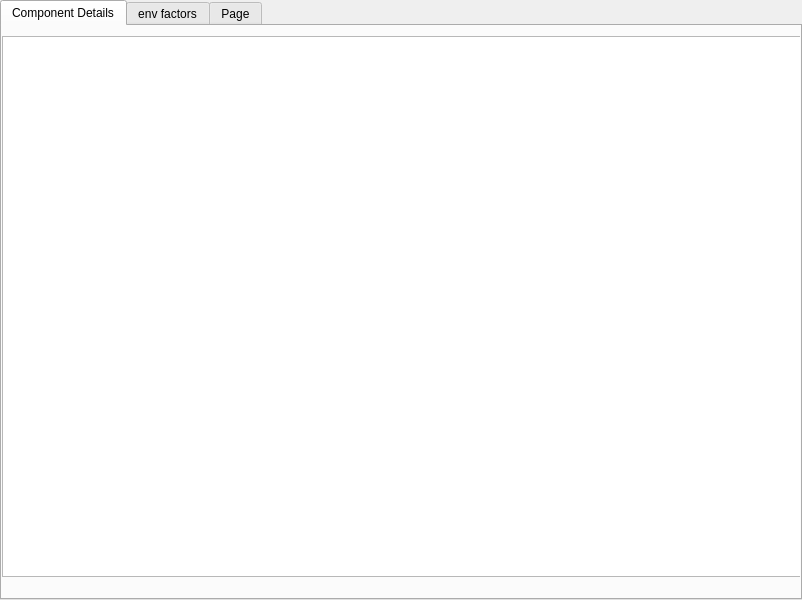
<?xml version="1.0" encoding="UTF-8"?>
<ui version="4.0">
 <class>TabWidget</class>
 <widget class="QTabWidget" name="TabWidget">
  <property name="geometry">
   <rect>
    <x>0</x>
    <y>0</y>
    <width>802</width>
    <height>600</height>
   </rect>
  </property>
  <property name="windowTitle">
   <string>TabWidget</string>
  </property>
  <property name="styleSheet">
   <string notr="true">align: left</string>
  </property>
  <property name="currentIndex">
   <number>0</number>
  </property>
  <widget class="QWidget" name="tab">
   <attribute name="title">
    <string>Component Details</string>
   </attribute>
   <widget class="QTableView" name="tableView_2">
    <property name="geometry">
     <rect>
      <x>0</x>
      <y>10</y>
      <width>881</width>
      <height>541</height>
     </rect>
    </property>
   </widget>
  </widget>
  <widget class="QWidget" name="tab">
   <attribute name="title">
    <string>env factors</string>
   </attribute>
   <widget class="QTableView" name="tableView">
    <property name="geometry">
     <rect>
      <x>-10</x>
      <y>10</y>
      <width>881</width>
      <height>541</height>
     </rect>
    </property>
   </widget>
  </widget>
  <widget class="QWidget" name="tab_2">
   <attribute name="title">
    <string>Page</string>
   </attribute>
  </widget>
 </widget>
 <resources/>
 <connections/>
</ui>
